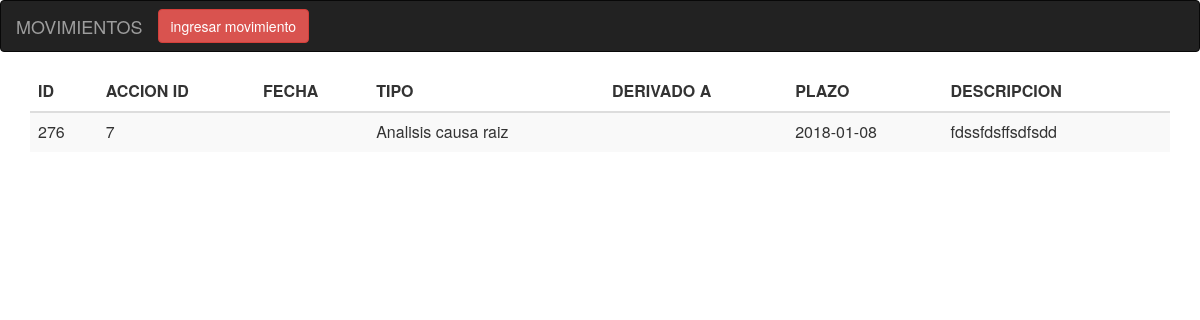
The page /Prueba2/movimientosxaccion.php?id=7 on the database its author committed.
### tables this page shows
CREATE TABLE `movimientos` (
  `id_mov` int(11) NOT NULL,
  `movi` int(11) NOT NULL,
  `fecha_movimiento` timestamp NOT NULL DEFAULT CURRENT_TIMESTAMP,
  `tipo` text NOT NULL,
  `derivado_a` text NOT NULL,
  `descripcion` text NOT NULL,
  `plazo` date NOT NULL
);

### Prueba2/movimientosxaccion.php (the view, shortened to what this page needs)
<?php
$db_host = 'localhost';
$db_user = 'root';
$db_pass = 'Micro2017';
$db_name = 'sam';
$conn = mysqli_connect($db_host, $db_user, $db_pass, $db_name);
$id = $_GET['id'];
$sql = "SELECT id_mov, movi, tipo, derivado_a, descripcion, plazo FROM movimientos WHERE movi='$id'";
$query = mysqli_query($conn, $sql);
?>
<html lang="en">
<head>
  <link rel="stylesheet" href="https://maxcdn.bootstrapcdn.com/bootstrap/3.3.7/css/bootstrap.min.css">
</head>
<body>
<nav class="navbar navbar-inverse">
  <div class="container-fluid">
    <div class="navbar-header">
      <a class="navbar-brand" href="#">MOVIMIENTOS</a>
    </div>
    <button class="btn btn-danger navbar-btn" onclick="location.href='movimientos.php'">ingresar movimiento</button>
  </div>
  </nav>
<div class="container">
		<table class="table table-striped">
		<thead>
		<tr>
			<th>ID</th>
			<th>ACCION ID</th>
			<th>FECHA</th>
			<th>TIPO</th>
			<th>DERIVADO A</th>
			<th>PLAZO</th>
			<th>DESCRIPCION</th>
			<th></th>
		</tr>
		</thead>
		<?php
		while ($row = mysqli_fetch_array($query))
		{
			echo '<tr>
					<td>'.$row['id_mov'].'</td>
					<td>'.$row['movi'].'</td>
					<td>'.$row['fecha_movimiento'].'</td>
					<td>'.$row['tipo'].'</td>
					<td>'.$row['derivado_a'].'</td>
					<td>'.$row['plazo'].'</td>
					<td>'.$row['descripcion'].'</td>
					<td></td>
				</tr>';
		}?>
     </table>
</div>

### rows shown on the page
movimientos: id_mov "276", movi "7", tipo "Analisis causa raiz", plazo "2018-01-08", descripcion "fdssfdsffsdfsdd"
